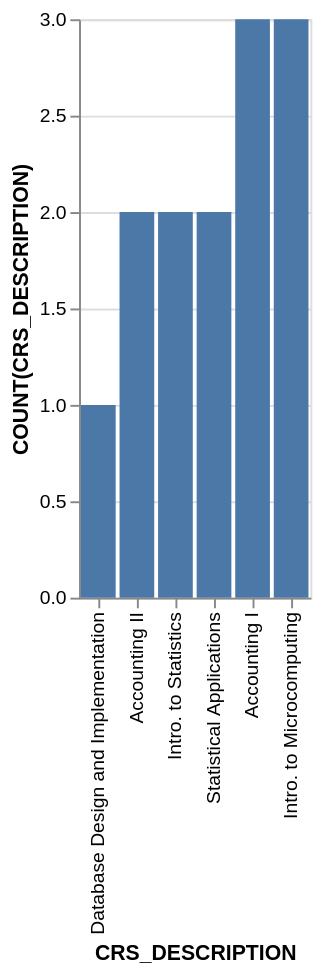

Specify this chart in Vega-Lite:
### Vega-Lite specification from a JSON file in a GitHub repository (floating-point values rounded to 4 significant figures)
{"data": {"values": [{"x_data": "Database Design and Implementation", "y_data": 1}, {"x_data": "Accounting II", "y_data": 2}, {"x_data": "Intro. to Statistics", "y_data": 2}, {"x_data": "Statistical Applications", "y_data": 2}, {"x_data": "Accounting I", "y_data": 3}, {"x_data": "Intro. to Microcomputing", "y_data": 3}]}, "mark": "bar", "encoding": {"x": {"field": "x_data", "type": "nominal", "title": "CRS_DESCRIPTION", "sort": {"op": "sum", "field": "y_data", "order": "ascending"}}, "y": {"field": "y_data", "type": "quantitative", "title": "COUNT(CRS_DESCRIPTION)"}}}
